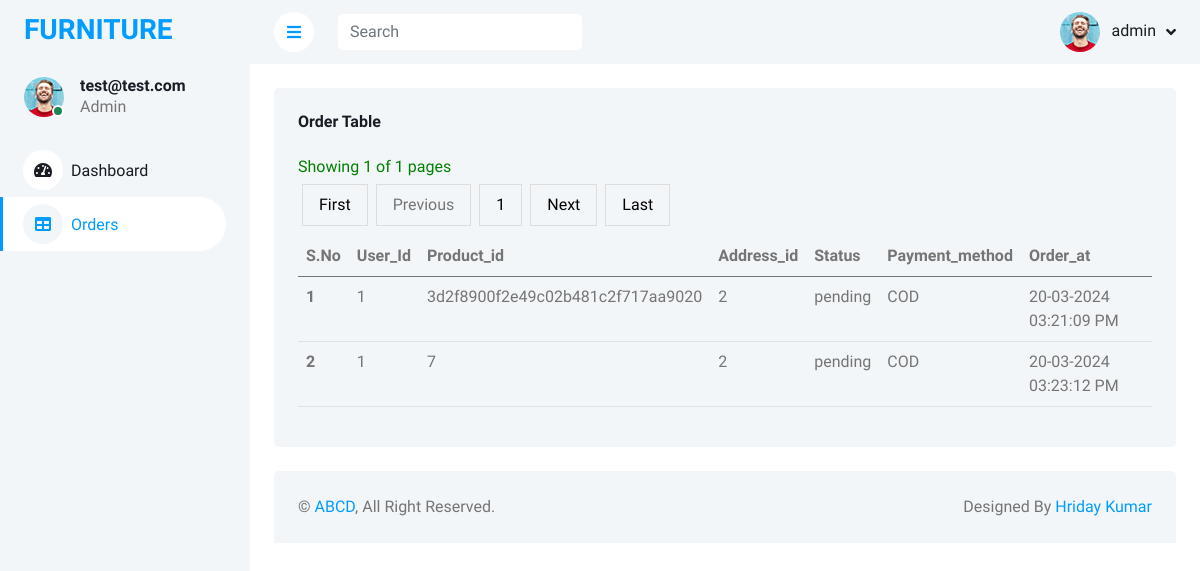
The app's page /Admin/Admindashboard/order.php with its own data.
### tables this page shows
CREATE TABLE `order` (
  `order_id` int(11) NOT NULL,
  `user_id` varchar(525) NOT NULL,
  `product_id` varchar(250) NOT NULL,
  `address_id` varchar(200) NOT NULL,
  `status` varchar(255) DEFAULT 'pending',
  `payment_method` varchar(250) NOT NULL,
  `order_at` varchar(250) NOT NULL
);

### Admin/Admindashboard/order.php (the view, shortened to what this page needs)
<?php
require_once "../config.php";
$start = 0;
$row_per_page = 10;
$sql = "SELECT * FROM `order`";
$records = $conn->query( $sql );
$nr_of_rows = $records->num_rows;
$pages = ceil($nr_of_rows/$row_per_page);
?>
<!DOCTYPE html>
<html lang="en">
<head>
    <link href="https://cdnjs.cloudflare.com/ajax/libs/font-awesome/5.10.0/css/all.min.css" rel="stylesheet">
    <link href="https://cdn.jsdelivr.net/npm/bootstrap-icons@1.4.1/font/bootstrap-icons.css" rel="stylesheet">
    <link href="lib/owlcarousel/assets/owl.carousel.min.css" rel="stylesheet">
    <link href="lib/tempusdominus/css/tempusdominus-bootstrap-4.min.css" rel="stylesheet" />
    <link href="css/bootstrap.min.css" rel="stylesheet">
    <link href="css/style.css" rel="stylesheet">
</head>
<body>
    <div class="container-xxl position-relative bg-white d-flex p-0">
        <?php
        $sql = "SELECT * FROM admin";
        $result = $conn->query($sql);
        if ($result->num_rows > 0) {
            while ($row = $result->fetch_assoc()) {
                ?>
        <div class="sidebar pe-4 pb-3">
            <nav class="navbar bg-light navbar-light">
                <a href="../../index.php" class="navbar-brand mx-4 mb-3">
                    <h3 class="text-primary"></i>FURNITURE</h3>
                </a>
                <div class="d-flex align-items-center ms-4 mb-4">
                    <div class="position-relative">
                        <img class="rounded-circle" src="img/user.jpg" alt="" style="width: 40px; height: 40px;">
                        <div class="bg-success rounded-circle border border-2 border-white position-absolute end-0 bottom-0 p-1"></div>
                    </div>
                    <div class="ms-3">
                        <h6 class="mb-0"><?php echo $row["email"]; ?></h6>
                        <span>Admin</span>
                    </div>
                </div>
                <div class="navbar-nav w-100">
                    <a href="admindashboard.php" class="nav-item nav-link"><i class="fa fa-tachometer-alt me-2"></i>Dashboard</a>
                    <a href="order.php" class="nav-item nav-link active"><i class="fa fa-table me-2"></i>Orders</a>
                </div>
            </nav>
        </div>
        <div class="content">
            <nav class="navbar navbar-expand bg-light navbar-light sticky-top px-4 py-0">
                <a href="#" class="sidebar-toggler flex-shrink-0">
                    <i class="fa fa-bars"></i>
                </a>
                <form class="d-none d-md-flex ms-4">
                    <input class="form-control border-0" type="search" placeholder="Search">
                </form>
                <div class="navbar-nav align-items-center ms-auto">
                    <div class="nav-item dropdown">
                        <a href="#" class="nav-link dropdown-toggle" data-bs-toggle="dropdown">
                            <img class="rounded-circle me-lg-2" src="img/user.jpg" alt="" style="width: 40px; height: 40px;">
                            <span class="d-none d-lg-inline-flex"><?php echo $row["username"]; ?></span>
                        </a>
                    </div>
                </div>
            </nav>
            <?php
            }
                }
            ?>
            <div class="container-fluid pt-4 px-4">
                <div class="row g-4">
                    <div class="col-12">
                        <div class="bg-light rounded h-100 p-4">
                            <h6 class="mb-4">Order Table</h6>
                            <div class="table-responsive">
                                <table class="table">
                                    <thead>
                                        <tr>
                                            <th scope="col">S.No</th>
                                            <th scope="col">User_Id</th>
                                            <th scope="col">Product_id</th>
                                            <th scope="col">Address_id</th>
                                            <th scope="col">Status</th>
                                            <th scope="col">Payment_method</th>
                                            <th scope="col">Order_at</th>
                                        </tr>
                                    </thead>
                                    <tbody>
                                        <?php
                                            $sql = mysqli_query($conn, "SELECT * FROM `order` LIMIT $start,$row_per_page");
                                            if(mysqli_num_rows($sql) > 0){
                                                while($value = $sql->fetch_assoc()){
                                                    ?>
                                        <tr>
                                            <th scope="row"><?php echo $value["order_id"]; ?></th>
                                            <td><?php echo $value["user_id"]; ?></td>
                                            <td><?php echo $value["product_id"]; ?></td>
                                            <td><?php echo $value["address_id"]; ?></td>
                                            <td><?php echo $value["status"]; ?></td>
                                            <td><?php echo $value["payment_method"]; ?></td>
                                            <td><?php echo $value["order_at"]; ?></td>
                                        </tr>
                                        <?php
                                                }
                                            }
                                            ?>
                                            <div class="page-info">
                                                <?php
                                                if(!isset($_GET['page-nr'])){
                                                    $page = 1;
                                                }else{
                                                    $page = $_GET['page-nr'];
                                                }
                                                ?>
                                                Showing <?php echo $page ?> of <?php echo $pages ?> pages
                                            </div>
                                            <div class="pagination">
                                                <a href="?page-nr=1">First</a>
                                                <?php
                                                if(isset($_GET['page-nr']) && $_GET['page-nr'] > 1){
                                                    ?>
                                                    <a href="?page-nr=<?php echo $_GET['page-nr'] - 1 ?>">Previous</a>
                                                    <?php
                                                    }else{
                                                        ?>
                                                        <a>Previous</a>
                                                        <?php
                                                        }
                                                        ?>
                                                        <div class="page-numbers">
                                                            <?php
                                                            for($counter = 1; $counter <= $pages; $counter ++){
                                                                ?>
                                                                <a href="?page-nr=<?php echo $counter ?>"><?php echo $counter ?></a>
                                                                <?php
                                                                }
                                                                ?>
                                                                </div>
                                                                <?php
                                                                if(!isset($_GET['page-nr'])){
                                                                    ?>
                                                                    <a href="?page-nr = 2">Next</a>
                                                                    <?php
                                                                            }
                                                                            ?>
                                                                            <a href="?page-nr=<?php echo $pages?>">Last</a>
                                    </tbody>
                                </table>
                            </div>
                        </div>
                    </div>
                </div>
            </div>
            <div class="container-fluid pt-4 px-4">
                <div class="bg-light rounded-top p-4">
                    <div class="row">
                        <div class="col-12 col-sm-6 text-center text-sm-start">
                            &copy; <a href="#">ABCD</a>, All Right Reserved.
                        </div>
                        <div class="col-12 col-sm-6 text-center text-sm-end">
                            Designed By <a href="#">Hriday Kumar</a>
                        </div>
                    </div>
                </div>
            </div>
        </div>
</body>
</html>

### Admin/Admindashboard/css/style.css (style rules this page uses)
:root { --primary: #009CFF; --light: #F3F6F9; --dark: #191C24; }
.sidebar { position: fixed; top: 0; left: 0; bottom: 0; width: 250px; height: 100vh; overflow-y: auto; background: var(--light); transition: 0.5s; z-index: 999; }
.content { margin-left: 250px; min-height: 100vh; background: #FFFFFF; transition: 0.5s; }
@media (min-width: 992px) { .sidebar { margin-left: 0; } }
@media (min-width: 992px) { .content { width: calc(100% - 250px); } }
.sidebar .navbar .navbar-nav .nav-link { padding: 7px 20px; color: var(--dark); font-weight: 500; border-left: 3px solid var(--light); border-radius: 0 30px 30px 0; outline: none; }
.sidebar .navbar .navbar-nav .nav-link:hover, .sidebar .navbar .navbar-nav .nav-link.active { color: var(--primary); background: #FFFFFF; border-color: var(--primary); }
.sidebar .navbar .navbar-nav .nav-link i { width: 40px; height: 40px; display: inline-flex; align-items: center; justify-content: center; background: #FFFFFF; border-radius: 40px; }
.sidebar .navbar .navbar-nav .nav-link:hover i, .sidebar .navbar .navbar-nav .nav-link.active i { background: var(--light); }
.content .navbar .navbar-nav .nav-link { margin-left: 25px; padding: 12px 0; color: var(--dark); outline: none; }
.content .navbar .sidebar-toggler, .content .navbar .navbar-nav .nav-link i { width: 40px; height: 40px; display: inline-flex; align-items: center; justify-content: center; background: #FFFFFF; border-radius: 40px; }
.content .navbar .dropdown-toggle::after { margin-left: 6px; vertical-align: middle; border: none; content: "\f107"; font-family: "Font Awesome 5 Free"; font-weight: 900; transition: .5s; }

### Admin/Admindashboard/order.php (style rules this page uses)
.pagination { display: flex; text-align: center; padding-bottom: 10px; text-align: left; }
.pagination a { color: black; float: left; padding: 8px 16px; text-decoration: none; transition: background-color .3s; border: 1px solid #ddd; margin: 0 4px; }
.page-info { text-align: left; padding-bottom: 5px; color: green; }

### records on screen
order: order_id "1", user "1", product "3d2f8900f2e49c02b481c2f717aa9020", address "2", status "pending", payment_method "COD", order_at "20-03-2024 03:21:09 PM"
order: order_id "2", user "1", product "7", address "2", status "pending", payment_method "COD", order_at "20-03-2024 03:23:12 PM"

### other values on screen
$row["email"] "test@test.com"
$row["username"] "admin"
$page "1"
$pages "1"
